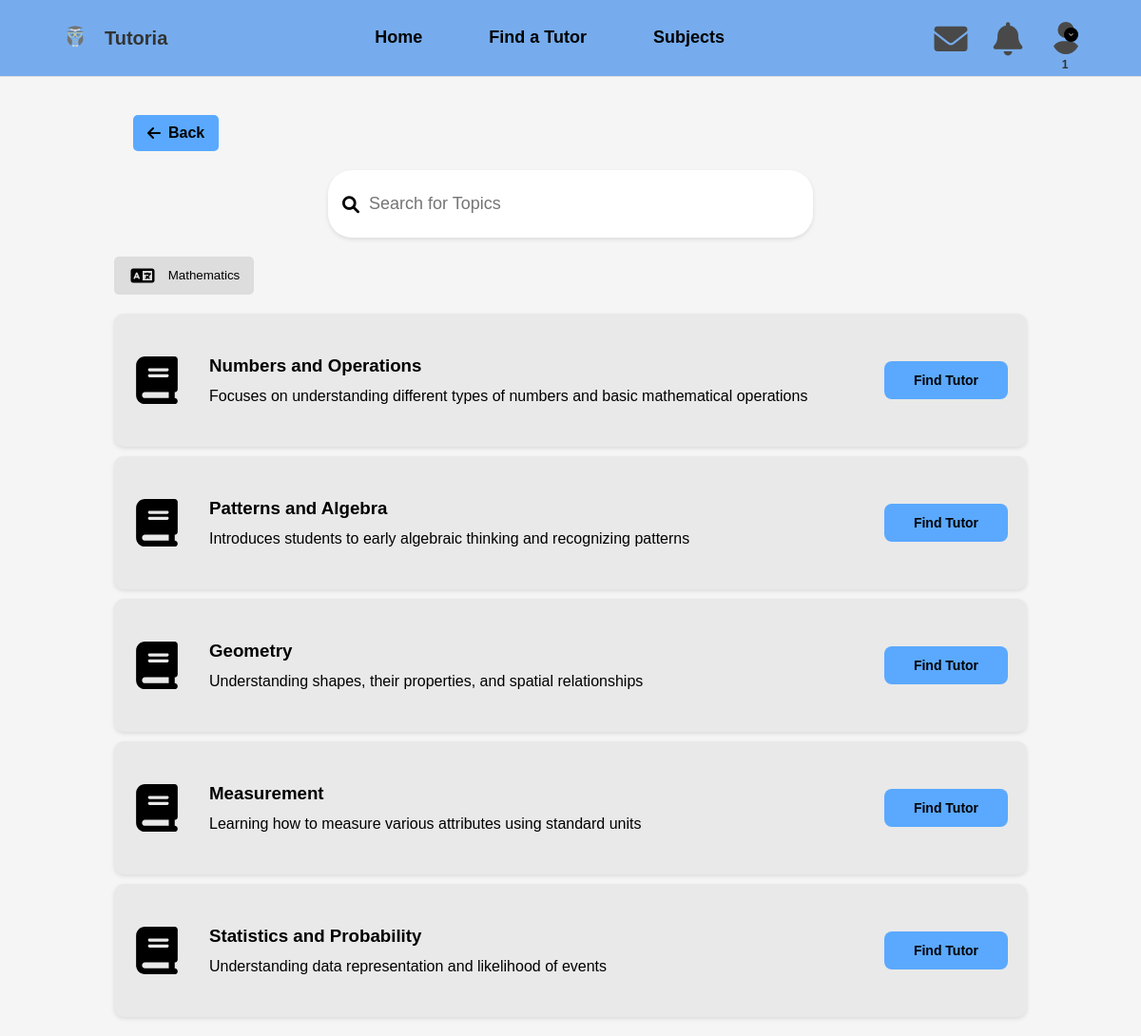
The app's page /subjects_2/Mathematics/ (signed in) with its own data.
### tutoria_app/models.py (models this page shows, shortened)
class Subject(models.Model):
    name = models.CharField(max_length=100, unique=True)

class Topic(models.Model):
    subject = models.ForeignKey(
        'Subject',
        on_delete=models.CASCADE,
        related_name="topics",
        null=True,
        blank=True
    )
    name = models.CharField(max_length=100, unique=True)
    description = models.TextField(null=True, blank=True)

### tutoria_app/views.py (the view)
# urls.py: path('subjects_2/<str:subject_name>/', views.subjects_2, name='subjects_2'),
def subjects_2(request, subject_name):
    subject = get_object_or_404(Subject, name=subject_name)
    topics = Topic.objects.filter(subject=subject)
    context = {
        'subject': subject,
        'topics': topics,
    }
    return render(request, 'users/subjects_2.html', context)

### tutoria_app/context_processors.py (called while the page is built)
def user_profile(request):
    if request.user.is_authenticated:
        profile_photo = (
            request.user.tutor_profile.profile_photo.url
            if hasattr(request.user, 'tutor_profile') and request.user.tutor_profile.profile_photo
            else None
        )
    else:
        profile_photo = None
    return {'profile_photo': profile_photo}

### templates/users/subjects_2.html (shortened to what this page needs)
{% load static %}
<!DOCTYPE html>
<html lang="en">
<head>
  <link rel="stylesheet" href="{% static 'css/subject_2.css' %}">
  <link rel="stylesheet" href="https://cdnjs.cloudflare.com/ajax/libs/font-awesome/6.0.0/css/all.min.css">
</head>
<body>
  {% include 'users/navigation.html' %}
  <main class="subjects-page">
    <section class="back-button-wrapper">
      <button class="back-button" onclick="goBack()">
        <i class="fas fa-arrow-left"></i> Back
      </button>
    </section>
    <section class="search-bar">
      <div class="search-input">
        <i class="fas fa-search search-icon"></i>
        <input type="text" placeholder="Search for Topics" />
      </div>
    </section>
    <section class="language-filter">
      <button class="language-btn">
        <img src="{% static 'images/svg/language.svg' %}" alt="Subject Icon" class="language-icon">
        {{ subject.name }}
    </button>
      </section>
      <section class="subject-list">
        {% for topic in topics %}
          <div class="subject-item">
            <img src="{% static 'images/svg/book.svg' %}" alt="Topic Icon" class="subject-icon">
            <div class="subject-info">
              <h3>{{ topic.name }}</h3>
              <p>{{ topic.description }}</p>
            </div>
            <button class="find-tutor-btn" onclick="redirectToFindTutor('{{ topic.id }}')">
              Find Tutor
            </button>
          </div>
        {% empty %}
          <p>No topics available for this subject.</p>
        {% endfor %}
      </section>
  </main>
</body>
</html>

### tutoria_app/static/css/subject_2.css (style rules this page uses)
body { font-family: Arial, sans-serif; margin: 0; padding: 0; background-color: #f5f5f5; }
.subjects-page { width: 80%; margin: auto; padding: 20px; }
.search-bar { display: flex; justify-content: center; margin-bottom: 20px; }
.back-button-wrapper { margin: 20px; }
.back-button { background-color: #5AA9FF; color: black; font-weight: bold; border: none; padding: 10px 15px; border-radius: 5px; cursor: pointer; font-size: 16px; display: flex; align-items: center; }
.back-button i { margin-right: 8px; }
.search-input { display: flex; align-items: center; background: white; padding: 15px; border-radius: 25px; box-shadow: 0 2px 4px rgba(0, 0, 0, 0.1); font-size: 18px; width: 50%; }
.search-input input { border: none; outline: none; padding: 10px; font-size: 18px; width: 100%; }
.language-filter { display: flex; justify-content: flex-start; margin-bottom: 20px; }
.language-btn { background: #ddd; border: none; padding: 10px 15px; border-radius: 5px; cursor: pointer; }
.language-icon { width: 30px; height: 20px; margin-right: 8px; vertical-align: middle; }
.subject-list { display: flex; flex-direction: column; gap: 10px; }
.subject-item { display: flex; align-items: center; background: #e9e9e9; padding: 20px; border-radius: 10px; box-shadow: 0 2px 4px rgba(0, 0, 0, 0.1); justify-content: space-between; min-height: 100px; gap: 15px; position: relative; overflow: hidden; }
.subject-icon { width: 50px; height: 50px; margin-right: 15px; }
.subject-info { flex-grow: 1; margin-right: 150px; display: flex; flex-direction: column; gap: 5px; word-wrap: break-word; overflow: hidden; }
.subject-info h3 { margin-bottom: 5px; }
.subject-info p { margin-top: 0; line-height: 1.4; white-space: normal; word-break: break-word; }
.find-tutor-btn { background: #5aa9ff; color: black; font-weight: bold; border: none; padding: 12px 30px; border-radius: 8px; cursor: pointer; font-size: 14px; text-align: center; display: flex; align-items: center; justify-content: center; width: 130px; height: 40px; position: absolute; right: 20px; top: 50%; transform: translateY(-50%); }

### tutoria_app/static/css/tutoria.css (style rules this page uses)
body { font-family: 'Arial', sans-serif; margin: 0; padding: 0; box-sizing: border-box; }

### records on screen
Subject: name "Mathematics"
Topic: name "Numbers and Operations", description "Focuses on understanding different types of numbers and basic mathematical operations"
Topic: name "Patterns and Algebra", description "Introduces students to early algebraic thinking and recognizing patterns"
Topic: name "Geometry", description "Understanding shapes, their properties, and spatial relationships"
Topic: name "Measurement", description "Learning how to measure various attributes using standard units"
Topic: name "Statistics and Probability", description "Understanding data representation and likelihood of events"

### other values on screen
{{ request.session.user_role|capfirst }} "1"
